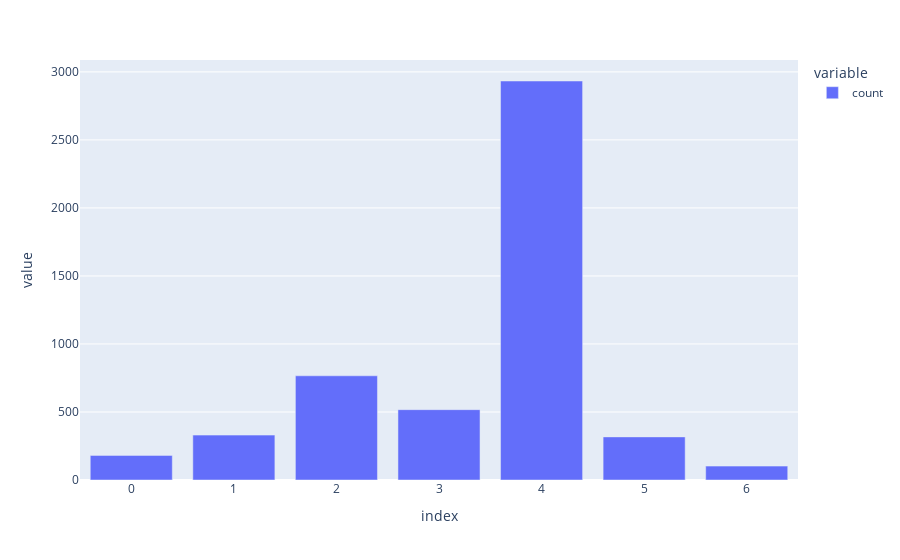

This figure's notebook cell:
### Code cell
import plotly_express as px

top_emotions = emotions.apply(lambda x :x.argmax(),axis=1)
px.bar(top_emotions.value_counts())

### Figure 1 — Plotly figure (JSON) as saved in the notebook; plotly's stock layout.template omitted (floating-point values rounded to 4 significant figures)
{"data": [{"hovertemplate": "variable=count<br>index=%{x}<br>value=%{y}<extra></extra>", "legendgroup": "count", "marker": {"color": "#636efa", "pattern": {"shape": ""}}, "name": "count", "orientation": "v", "showlegend": true, "textposition": "auto", "type": "bar", "x": [4, 2, 3, 1, 5, 0, 6], "xaxis": "x", "y": [2933, 766, 517, 330, 317, 181, 102], "yaxis": "y"}], "layout": {"barmode": "relative", "legend": {"title": {"text": "variable"}, "tracegroupgap": 0}, "margin": {"t": 60}, "xaxis": {"anchor": "y", "domain": [0, 1], "title": {"text": "index"}}, "yaxis": {"anchor": "x", "domain": [0, 1], "title": {"text": "value"}}}}
